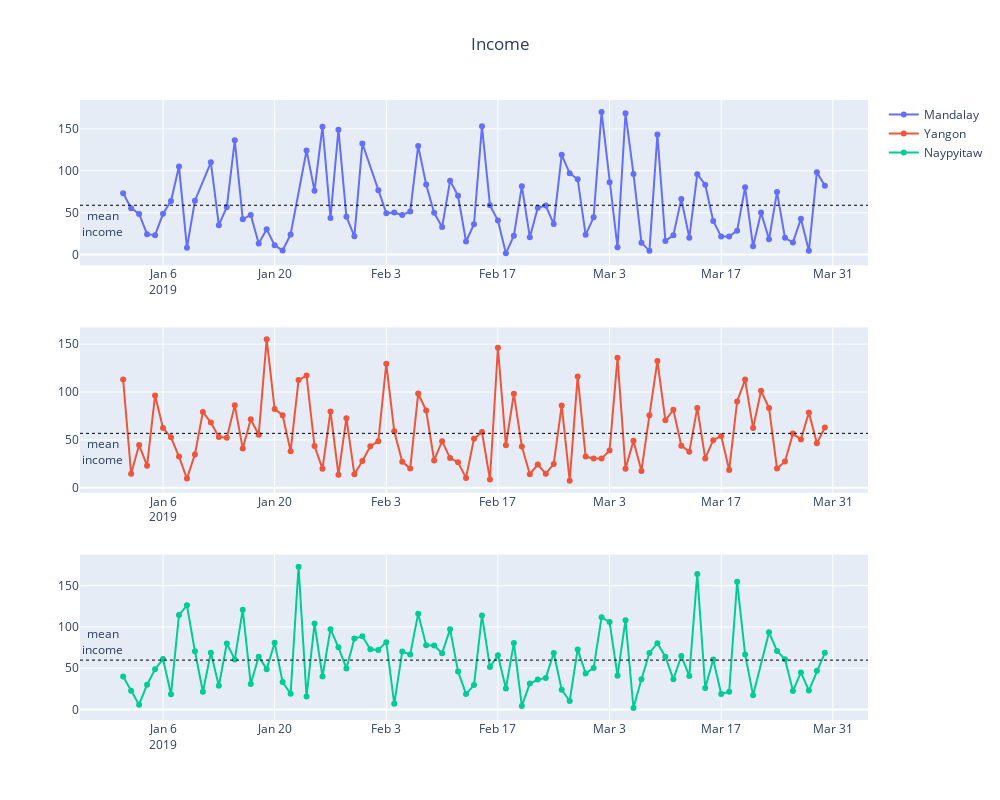

Notebook source saved alongside this figure:
### Code cell
fig = make_subplots(rows=3, cols=1)

fig.append_trace(go.Scatter(
    x=timeline_df[timeline_df['City']=='Mandalay']['Date'],
    y=timeline_df[timeline_df['City']=='Mandalay']['gross income'],
    mode='lines+markers',
    name='Mandalay',
), row=1, col=1)

fig.add_hline(y=timeline_df[timeline_df['City']=='Mandalay']['gross income'].mean(),
              row=1, col=1, line_width=1, line_dash="dot", line_color="black",
              annotation_text="mean<br>income", 
              annotation_position="bottom left")

fig.append_trace(go.Scatter(
    x=timeline_df[timeline_df['City']=='Yangon']['Date'],
    y=timeline_df[timeline_df['City']=='Yangon']['gross income'],
    mode='lines+markers',
    name='Yangon'
), row=2, col=1)

fig.add_hline(y=timeline_df[timeline_df['City']=='Yangon']['gross income'].mean(),
              row=2, col=1, line_width=1, line_dash="dot", line_color="black",
              annotation_text="mean<br>income", 
              annotation_position="bottom left")

fig.append_trace(go.Scatter(
    x=timeline_df[timeline_df['City']=='Naypyitaw']['Date'],
    y=timeline_df[timeline_df['City']=='Naypyitaw']['gross income'],
    mode='lines+markers',
    name='Naypyitaw'
), row=3, col=1)

fig.add_hline(y=timeline_df[timeline_df['City']=='Naypyitaw']['gross income'].mean(),
              row=3, col=1, line_width=1, line_dash="dot", line_color="black",
              annotation_text="mean<br>income", 
              annotation_position="top left")

fig.update_layout(height=800, width=1000, title_text="Income",
                  hovermode="x unified", title_x=0.5)
fig.show()
